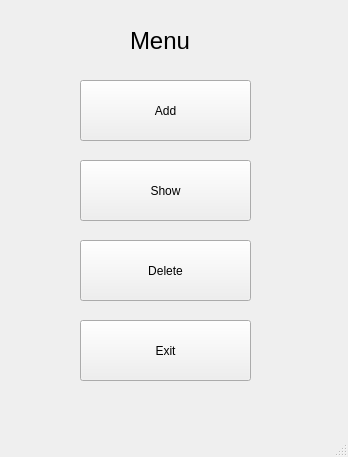
<?xml version="1.0" encoding="UTF-8"?>
<ui version="4.0">
 <class>MainWindow</class>
 <widget class="QMainWindow" name="MainWindow">
  <property name="geometry">
   <rect>
    <x>0</x>
    <y>0</y>
    <width>348</width>
    <height>457</height>
   </rect>
  </property>
  <property name="windowTitle">
   <string>MainWindow</string>
  </property>
  <widget class="QWidget" name="centralwidget">
   <widget class="QPushButton" name="add">
    <property name="geometry">
     <rect>
      <x>80</x>
      <y>80</y>
      <width>171</width>
      <height>61</height>
     </rect>
    </property>
    <property name="text">
     <string>Add</string>
    </property>
   </widget>
   <widget class="QPushButton" name="show">
    <property name="geometry">
     <rect>
      <x>80</x>
      <y>160</y>
      <width>171</width>
      <height>61</height>
     </rect>
    </property>
    <property name="text">
     <string>Show</string>
    </property>
   </widget>
   <widget class="QPushButton" name="del">
    <property name="geometry">
     <rect>
      <x>80</x>
      <y>240</y>
      <width>171</width>
      <height>61</height>
     </rect>
    </property>
    <property name="text">
     <string>Delete</string>
    </property>
   </widget>
   <widget class="QPushButton" name="close">
    <property name="geometry">
     <rect>
      <x>80</x>
      <y>320</y>
      <width>171</width>
      <height>61</height>
     </rect>
    </property>
    <property name="text">
     <string>Exit</string>
    </property>
   </widget>
   <widget class="QLabel" name="label">
    <property name="geometry">
     <rect>
      <x>130</x>
      <y>20</y>
      <width>61</width>
      <height>41</height>
     </rect>
    </property>
    <property name="font">
     <font>
      <pointsize>18</pointsize>
     </font>
    </property>
    <property name="text">
     <string>Menu</string>
    </property>
   </widget>
  </widget>
  <widget class="QMenuBar" name="menubar">
   <property name="geometry">
    <rect>
     <x>0</x>
     <y>0</y>
     <width>348</width>
     <height>24</height>
    </rect>
   </property>
  </widget>
  <widget class="QStatusBar" name="statusbar"/>
 </widget>
 <resources/>
 <connections/>
</ui>
